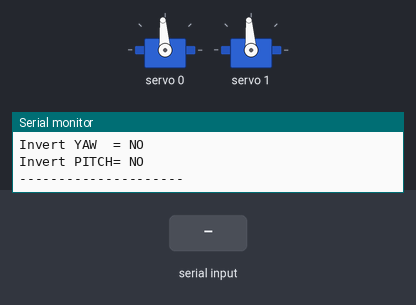
Bench run of a sketch on a simulated Arduino Uno, built with avr-gcc and run on an emulated ATmega328P. Parts: 2 × servo, the last lines printed to the serial monitor. Inputs (shaded band) come from the test bench.

Above: at 1.7 s.
1.8 s: "0\n" received over Serial
At 2.1 s:
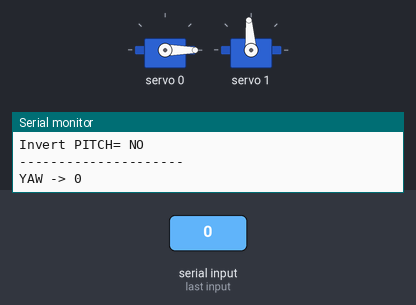
3.3 s: "a90\n" received over Serial
At 4.5 s:
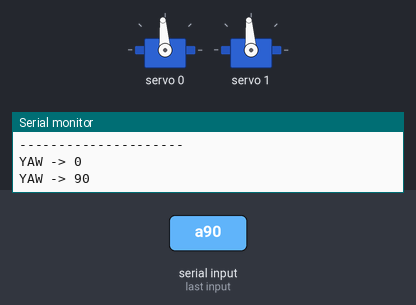
4.8 s: "a,45\n" received over Serial
At 5.6 s:
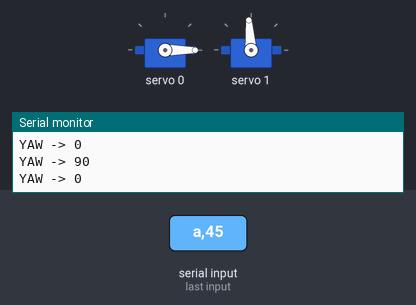
Timing chart, 0 to 7.8 s (numbered marks = the images above; inputs shaded):
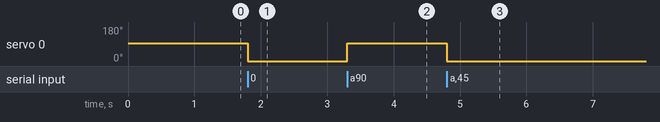

The sketch:

calibracionPCA9685.ino
```cpp
#include <Wire.h>
#include <Adafruit_PWMServoDriver.h>

Adafruit_PWMServoDriver pca = Adafruit_PWMServoDriver(0x40);

// ===============================
// CONFIGURACION BASE
// ===============================
const uint8_t SERVO_YAW_CH   = 0;
const uint8_t SERVO_PITCH_CH = 1;

// Rango PWM típico para servos en PCA9685
// Luego si quieres, esto también se puede afinar.
const int SERVO_MIN_PULSE = 110;
const int SERVO_MAX_PULSE = 510;

// Posiciones actuales
int yawAngle = 90;
int pitchAngle = 90;

// Servo seleccionado desde Serial
uint8_t selectedServo = SERVO_YAW_CH;

// Inversión de sentido para prueba
bool invertYaw = false;
bool invertPitch = false;

// ===============================
// FUNCIONES
// ===============================
int angleToPulse(int angle) {
  angle = constrain(angle, 0, 180);
  return map(angle, 0, 180, SERVO_MIN_PULSE, SERVO_MAX_PULSE);
}

void writeServoRaw(uint8_t channel, int angle, bool inverted) {
  angle = constrain(angle, 0, 180);
  if (inverted) {
    angle = 180 - angle;
  }
  int pulse = angleToPulse(angle);
  pca.setPWM(channel, 0, pulse);
}

void writeYaw(int angle) {
  yawAngle = constrain(angle, 0, 180);
  writeServoRaw(SERVO_YAW_CH, yawAngle, invertYaw);
}

void writePitch(int angle) {
  pitchAngle = constrain(angle, 0, 180);
  writeServoRaw(SERVO_PITCH_CH, pitchAngle, invertPitch);
}

void writeBoth(int yaw, int pitch) {
  writeYaw(yaw);
  writePitch(pitch);
}

void printHelp() {
  Serial.println(F("\n========== CALIBRADOR DE SERVOS =========="));
  Serial.println(F("Comandos:"));
  Serial.println(F("  h              -> mostrar ayuda"));
  Serial.println(F("  y              -> seleccionar servo YAW"));
  Serial.println(F("  p              -> seleccionar servo PITCH"));
  Serial.println(F("  c              -> centrar ambos en 90"));
  Serial.println(F("  +              -> mover servo seleccionado +1 grado"));
  Serial.println(F("  -              -> mover servo seleccionado -1 grado"));
  Serial.println(F("  >              -> mover servo seleccionado +5 grados"));
  Serial.println(F("  <              -> mover servo seleccionado -5 grados"));
  Serial.println(F("  0              -> mover servo seleccionado a 0"));
  Serial.println(F("  9              -> mover servo seleccionado a 90"));
  Serial.println(F("  8              -> mover servo seleccionado a 180"));
  Serial.println(F("  i              -> invertir YAW on/off"));
  Serial.println(F("  k              -> invertir PITCH on/off"));
  Serial.println(F("  s              -> mostrar estado actual"));
  Serial.println(F("  aXXX           -> mover servo seleccionado al angulo XXX"));
  Serial.println(F("                   ejemplo: a73"));
  Serial.println(F("==========================================\n"));
}

void printStatus() {
  Serial.println(F("\n--- ESTADO ACTUAL ---"));
  Serial.print(F("Servo seleccionado: "));
  if (selectedServo == SERVO_YAW_CH) Serial.println(F("YAW"));
  else Serial.println(F("PITCH"));

  Serial.print(F("Yaw angle   = "));
  Serial.println(yawAngle);

  Serial.print(F("Pitch angle = "));
  Serial.println(pitchAngle);

  Serial.print(F("Invert YAW  = "));
  Serial.println(invertYaw ? F("SI") : F("NO"));

  Serial.print(F("Invert PITCH= "));
  Serial.println(invertPitch ? F("SI") : F("NO"));
  Serial.println(F("---------------------\n"));
}

void moveSelectedTo(int angle) {
  if (selectedServo == SERVO_YAW_CH) {
    writeYaw(angle);
    Serial.print(F("YAW -> "));
    Serial.println(yawAngle);
  } else {
    writePitch(angle);
    Serial.print(F("PITCH -> "));
    Serial.println(pitchAngle);
  }
}

void moveSelectedBy(int delta) {
  if (selectedServo == SERVO_YAW_CH) {
    writeYaw(yawAngle + delta);
    Serial.print(F("YAW -> "));
    Serial.println(yawAngle);
  } else {
    writePitch(pitchAngle + delta);
    Serial.print(F("PITCH -> "));
    Serial.println(pitchAngle);
  }
}

// ===============================
// SETUP
// ===============================
void setup() {
  Serial.begin(115200);
  while (!Serial) {}

  pca.begin();
  pca.setPWMFreq(50);
  delay(500);

  writeBoth(90, 90);

  Serial.println(F("Calibrador iniciado."));
  printHelp();
  printStatus();
}

// ===============================
// LOOP
// ===============================
void loop() {
  if (Serial.available()) {
    String cmd = Serial.readStringUntil('\n');
    cmd.trim();

    if (cmd.length() == 0) return;

    if (cmd == "h") {
      printHelp();
    }
    else if (cmd == "y") {
      selectedServo = SERVO_YAW_CH;
      Serial.println(F("Servo seleccionado: YAW"));
    }
    else if (cmd == "p") {
      selectedServo = SERVO_PITCH_CH;
      Serial.println(F("Servo seleccionado: PITCH"));
    }
    else if (cmd == "c") {
      writeBoth(90, 90);
      Serial.println(F("Ambos servos centrados en 90"));
    }
    else if (cmd == "+") {
      moveSelectedBy(+1);
    }
    else if (cmd == "-") {
      moveSelectedBy(-1);
    }
    else if (cmd == ">") {
      moveSelectedBy(+5);
    }
    else if (cmd == "<") {
      moveSelectedBy(-5);
    }
    else if (cmd == "0") {
      moveSelectedTo(0);
    }
    else if (cmd == "9") {
      moveSelectedTo(90);
    }
    else if (cmd == "8") {
      moveSelectedTo(180);
    }
    else if (cmd == "i") {
      invertYaw = !invertYaw;
      writeYaw(yawAngle);
      Serial.print(F("Invert YAW = "));
      Serial.println(invertYaw ? F("SI") : F("NO"));
    }
    else if (cmd == "k") {
      invertPitch = !invertPitch;
      writePitch(pitchAngle);
      Serial.print(F("Invert PITCH = "));
      Serial.println(invertPitch ? F("SI") : F("NO"));
    }
    else if (cmd == "s") {
      printStatus();
    }
    else if (cmd.startsWith("a")) {
      int angle = cmd.substring(1).toInt();
      moveSelectedTo(angle);
    }
    else {
      Serial.println(F("Comando no reconocido. Escribe h para ayuda."));
    }
  }
}
```

Measured:
- after the input at 1.8 s, servo 0: 94° → 0° at once
- after the input at 3.3 s, servo 0: 0° → 94° at once
- after the input at 4.8 s, servo 0: 94° → 0° at once
